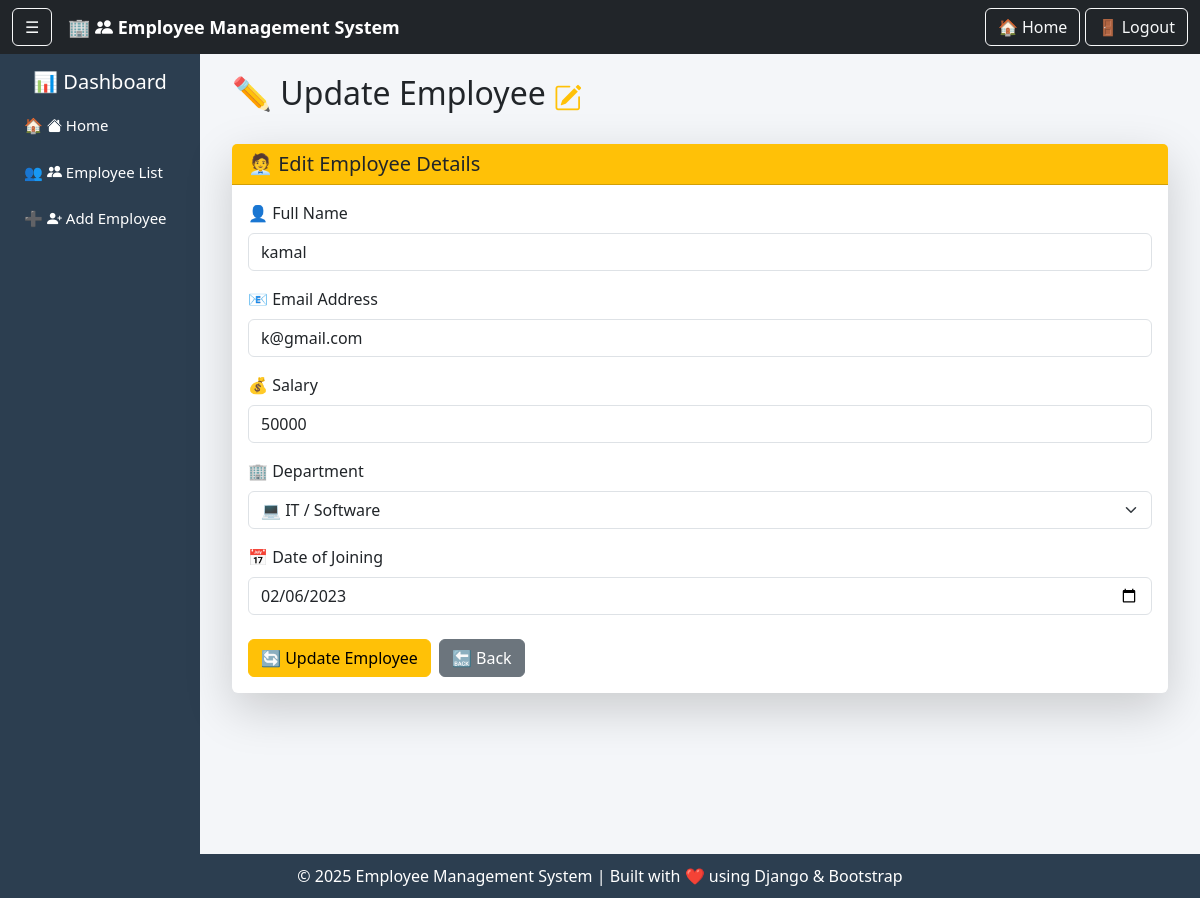
Page /update/4/ (signed in) on the committed database.
### app/models.py (models this page shows, shortened)
class Employee(models.Model):
    id = models.AutoField(primary_key=True)
    name = models.CharField(max_length=100)
    email = models.EmailField(unique=True)
    salary = models.IntegerField()
    department = models.CharField(max_length=100)
    date_of_joining = models.DateField()

### app/views.py (the view, shortened to what this page needs)
# urls.py: path('update/<int:id>/', views.update_employee, name='update_employee'),
@login_required(login_url='login')
def update_employee(request, id):
    emp = get_object_or_404(Employee, id=id)
    return render(request, 'employee/update_employee.html', {
        'emp': emp
    })

### app/templates/employee/update_employee.html (shortened to what this page needs)
{% extends 'employee/base.html' %}
{% load static %}
{% block content %}
<div class="container">
    <div class="d-flex align-items-center mb-4">
        <h2 class="me-2">✏ Update Employee</h2>
        <i class="bi bi-pencil-square fs-3 text-warning"></i>
    </div>
    <div class="card shadow-lg border-0">
        <div class="card-header bg-warning text-dark">
            <h5 class="mb-0">
                🧑‍💼 Edit Employee Details
            </h5>
        </div>
        <div class="card-body">
            <form method="post">
                <div class="mb-3">
                    <label class="form-label">
                        👤 Full Name
                    </label>
                    <input type="text"
                           name="name"
                           value="{{ emp.name }}"
                           class="form-control"
                           required>
                </div>
                <div class="mb-3">
                    <label class="form-label">
                        📧 Email Address
                    </label>
                    <input type="email"
                           name="email"
                           value="{{ emp.email }}"
                           class="form-control"
                           required>
                </div>
                <div class="mb-3">
                    <label class="form-label">
                        💰 Salary
                    </label>
                    <input type="number"
                           name="salary"
                           value="{{ emp.salary }}"
                           class="form-control"
                           required>
                </div>
                <div class="mb-3">
                    <label class="form-label">
                        🏢 Department
                    </label>
                    <select name="department" class="form-select" required>
                        <option value="IT" {% if emp.department == "IT" %}selected{% endif %}>
                            💻 IT / Software
                        </option>
                    </select>
                </div>
                <div class="mb-4">
                    <label class="form-label">
                        📅 Date of Joining
                    </label>
                    <input type="date"
                           name="date_of_joining"
                           value="{{ emp.date_of_joining|date:'Y-m-d' }}"
                           class="form-control"
                           required>
                </div>
                <div class="d-flex gap-2">
                    <button type="submit" class="btn btn-warning">
                        🔄 Update Employee
                    </button>
                    <a href="{% url 'employee_list' %}" class="btn btn-secondary">
                        🔙 Back
                    </a>
                </div>
            </form>
        </div>
    </div>
</div>
{% endblock %}

### app/templates/employee/base.html (style rules this page uses)
body { background-color: #f4f6f9; }

### rows in the picture
Employee: name "kamal", email "k@gmail.com", salary "50000", department "💻 IT / Software", date_of_joining "02/06/2023"
